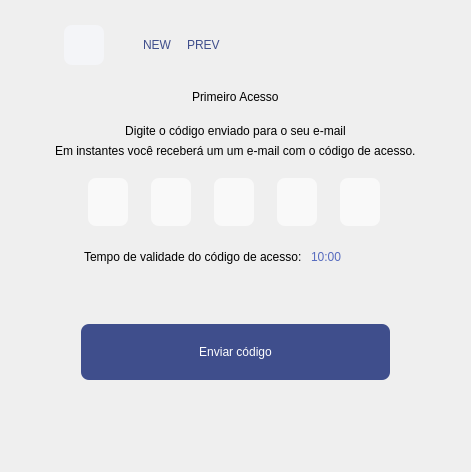
         <widget class="QWidget" name="frPrimAcessoKey">
          <property name="styleSheet">
           <string notr="true">/*----------------------------------------- Line Edit ------------------------------------------*/
#lePrimeiro, #leSegundo, #leTerceiro, 
#leQuarto, #leQuinto {
	font: 10pt &quot;Avenir LT Std&quot;;
    border: 0px solid gray;
    border-radius: 8px;
   	padding: 0 8px;
    background: #F9F9F9;
    selection-background-color: darkgray;
}

#lePrimeiro:focus, #leSegundo:focus, #leTerceiro:focus, 
#leQuarto:focus, #leQuinto:focus {
	font: 10pt &quot;Avenir LT Std&quot;;
    border: 2px ridge blue;
    border-radius: 8px;
   	padding: 0 8px;
    background: #F9F9F9;
    selection-background-color: darkgray;
}

/*----------------------------------------- Label ------------------------------------------*/
#lbPALogin_2 {
	font: 28pt &quot;Bebas Neue&quot;;
}

#lbInfoPrimeiroAcesso_2 {
	font: 12pt &quot;Avenir LT Std&quot;;
	padding: 0px 0px 0px 0px;
}

#lbInfoAdicional, #lbInfoTempoValid {
	font: 8pt &quot;Avenir LT Std&quot;;
	padding: 4px 0px 0px 0px;
}

#lbTempoValid {
	font: 12pt &quot;Bebas Neue&quot;;
	padding: 4px 0px 0px 0px;
	color: #566BBF;
}

#lbNew_2 {
	font: 24pt &quot;Bebas Neue&quot;;
	color: #3F4E8C;
	padding: 0px 0px 0px 24px;
}

#lbPrev_2 {
	font: 20pt &quot;Avenir LT Std&quot;;
	color: #3F4E8C;
}

/*---------------------------- Push Button ----------------------------------*/
#pbEnviarCodigo_2 {
	
	font: 12pt &quot;Avenir LT Std&quot;;
	color: white;

	background-color: #3F4E8C;
	border-radius: 8px;

	padding: 16px;
}

#pbVoltar2 {
	background-image: url(:/Voltar/back.png);
	background-position: center;
	background-repeat: no-repeat;

	background-color: #F4F5F8;
	border-radius: 8px;
}

#pbVoltar2:hover {
	background-image: url(:/Voltar/back.png);
	background-position: center;
	background-repeat: no-repeat;

	background-color: rgb(228, 233, 248);
	border-radius: 8px;
}</string>
          </property>
          <layout class="QGridLayout" name="gridLayout_6">
           <property name="leftMargin">
            <number>0</number>
           </property>
           <property name="topMargin">
            <number>0</number>
           </property>
           <property name="rightMargin">
            <number>0</number>
           </property>
           <property name="bottomMargin">
            <number>0</number>
           </property>
           <property name="spacing">
            <number>0</number>
           </property>
           <item row="0" column="0">
            <widget class="QFrame" name="frPAKey">
             <property name="frameShape">
              <enum>QFrame::NoFrame</enum>
             </property>
             <property name="frameShadow">
              <enum>QFrame::Raised</enum>
             </property>
             <layout class="QGridLayout" name="gridLayout_7">
              <property name="leftMargin">
               <number>0</number>
              </property>
              <property name="topMargin">
               <number>0</number>
              </property>
              <property name="rightMargin">
               <number>0</number>
              </property>
              <property name="bottomMargin">
               <number>0</number>
              </property>
              <property name="horizontalSpacing">
               <number>0</number>
              </property>
              <property name="verticalSpacing">
               <number>20</number>
              </property>
              <item row="6" column="1" colspan="2">
               <spacer name="verticalSpacer_13">
                <property name="orientation">
                 <enum>Qt::Vertical</enum>
                </property>
                <property name="sizeHint" stdset="0">
                 <size>
                  <width>20</width>
                  <height>40</height>
                 </size>
                </property>
               </spacer>
              </item>
              <item row="1" column="0" colspan="4">
               <widget class="QFrame" name="frCab_2">
                <property name="minimumSize">
                 <size>
                  <width>0</width>
                  <height>50</height>
                 </size>
                </property>
                <property name="frameShape">
                 <enum>QFrame::NoFrame</enum>
                </property>
                <property name="frameShadow">
                 <enum>QFrame::Raised</enum>
                </property>
                <layout class="QHBoxLayout" name="horizontalLayout_4">
                 <property name="spacing">
                  <number>12</number>
                 </property>
                 <property name="leftMargin">
                  <number>64</number>
                 </property>
                 <property name="topMargin">
                  <number>0</number>
                 </property>
                 <property name="rightMargin">
                  <number>0</number>
                 </property>
                 <property name="bottomMargin">
                  <number>0</number>
                 </property>
                 <item>
                  <widget class="QPushButton" name="pbVoltar2">
                   <property name="minimumSize">
                    <size>
                     <width>40</width>
                     <height>40</height>
                    </size>
                   </property>
                   <property name="maximumSize">
                    <size>
                     <width>40</width>
                     <height>40</height>
                    </size>
                   </property>
                   <property name="text">
                    <string/>
                   </property>
                  </widget>
                 </item>
                 <item alignment="Qt::AlignRight">
                  <widget class="QLabel" name="lbNew_2">
                   <property name="text">
                    <string>NEW</string>
                   </property>
                  </widget>
                 </item>
                 <item alignment="Qt::AlignLeft">
                  <widget class="QLabel" name="lbPrev_2">
                   <property name="text">
                    <string>PREV</string>
                   </property>
                  </widget>
                 </item>
                 <item>
                  <spacer name="horizontalSpacer_12">
                   <property name="orientation">
                    <enum>Qt::Horizontal</enum>
                   </property>
                   <property name="sizeHint" stdset="0">
                    <size>
                     <width>40</width>
                     <height>20</height>
                    </size>
                   </property>
                  </spacer>
                 </item>
                </layout>
               </widget>
              </item>
              <item row="4" column="1" colspan="2">
               <widget class="QFrame" name="frame">
                <property name="frameShape">
                 <enum>QFrame::NoFrame</enum>
                </property>
                <property name="frameShadow">
                 <enum>QFrame::Raised</enum>
                </property>
                <layout class="QHBoxLayout" name="horizontalLayout_5">
                 <property name="spacing">
                  <number>16</number>
                 </property>
                 <property name="leftMargin">
                  <number>0</number>
                 </property>
                 <property name="topMargin">
                  <number>0</number>
                 </property>
                 <property name="rightMargin">
                  <number>0</number>
                 </property>
                 <property name="bottomMargin">
                  <number>0</number>
                 </property>
                 <item>
                  <widget class="QLineEdit" name="lePrimeiro">
                   <property name="minimumSize">
                    <size>
                     <width>40</width>
                     <height>48</height>
                    </size>
                   </property>
                   <property name="maximumSize">
                    <size>
                     <width>40</width>
                     <height>48</height>
                    </size>
                   </property>
                   <property name="maxLength">
                    <number>1</number>
                   </property>
                   <property name="alignment">
                    <set>Qt::AlignCenter</set>
                   </property>
                   <property name="placeholderText">
                    <string/>
                   </property>
                  </widget>
                 </item>
                 <item>
                  <widget class="QLineEdit" name="leSegundo">
                   <property name="minimumSize">
                    <size>
                     <width>40</width>
                     <height>48</height>
                    </size>
                   </property>
                   <property name="maximumSize">
                    <size>
                     <width>40</width>
                     <height>48</height>
                    </size>
                   </property>
                   <property name="maxLength">
                    <number>1</number>
                   </property>
                   <property name="alignment">
                    <set>Qt::AlignCenter</set>
                   </property>
                  </widget>
                 </item>
                 <item>
                  <widget class="QLineEdit" name="leTerceiro">
                   <property name="minimumSize">
                    <size>
                     <width>40</width>
                     <height>48</height>
                    </size>
                   </property>
                   <property name="maximumSize">
                    <size>
                     <width>40</width>
                     <height>48</height>
                    </size>
                   </property>
                   <property name="maxLength">
                    <number>1</number>
                   </property>
                   <property name="alignment">
                    <set>Qt::AlignCenter</set>
                   </property>
                  </widget>
                 </item>
                 <item>
                  <widget class="QLineEdit" name="leQuarto">
                   <property name="minimumSize">
                    <size>
                     <width>40</width>
                     <height>48</height>
                    </size>
                   </property>
                   <property name="maximumSize">
                    <size>
                     <width>40</width>
                     <height>48</height>
                    </size>
                   </property>
                   <property name="maxLength">
                    <number>1</number>
                   </property>
                   <property name="alignment">
                    <set>Qt::AlignCenter</set>
                   </property>
                  </widget>
                 </item>
                 <item>
                  <widget class="QLineEdit" name="leQuinto">
                   <property name="minimumSize">
                    <size>
                     <width>40</width>
                     <height>48</height>
                    </size>
                   </property>
                   <property name="maximumSize">
                    <size>
                     <width>40</width>
                     <height>48</height>
                    </size>
                   </property>
                   <property name="maxLength">
                    <number>1</number>
                   </property>
                   <property name="alignment">
                    <set>Qt::AlignCenter</set>
                   </property>
                  </widget>
                 </item>
                </layout>
               </widget>
              </item>
              <item row="0" column="0" colspan="4">
               <spacer name="verticalSpacer_12">
                <property name="orientation">
                 <enum>Qt::Vertical</enum>
                </property>
                <property name="sizeType">
                 <enum>QSizePolicy::Minimum</enum>
                </property>
                <property name="sizeHint" stdset="0">
                 <size>
                  <width>471</width>
                  <height>20</height>
                 </size>
                </property>
               </spacer>
              </item>
              <item row="2" column="0" colspan="4" alignment="Qt::AlignHCenter">
               <widget class="QLabel" name="lbPALogin_2">
                <property name="text">
                 <string>Primeiro Acesso</string>
                </property>
               </widget>
              </item>
              <item row="3" column="0" colspan="4">
               <widget class="QFrame" name="frame_2">
                <property name="frameShape">
                 <enum>QFrame::NoFrame</enum>
                </property>
                <property name="frameShadow">
                 <enum>QFrame::Raised</enum>
                </property>
                <layout class="QVBoxLayout" name="verticalLayout">
                 <property name="spacing">
                  <number>2</number>
                 </property>
                 <property name="leftMargin">
                  <number>0</number>
                 </property>
                 <property name="topMargin">
                  <number>0</number>
                 </property>
                 <property name="rightMargin">
                  <number>0</number>
                 </property>
                 <property name="bottomMargin">
                  <number>0</number>
                 </property>
                 <item>
                  <widget class="QLabel" name="lbInfoPrimeiroAcesso_2">
                   <property name="text">
                    <string>Digite o código enviado para o seu e-mail</string>
                   </property>
                   <property name="alignment">
                    <set>Qt::AlignCenter</set>
                   </property>
                   <property name="wordWrap">
                    <bool>true</bool>
                   </property>
                  </widget>
                 </item>
                 <item alignment="Qt::AlignHCenter|Qt::AlignTop">
                  <widget class="QLabel" name="lbInfoAdicional">
                   <property name="text">
                    <string>Em instantes você receberá um um e-mail com o código de acesso.</string>
                   </property>
                  </widget>
                 </item>
                </layout>
               </widget>
              </item>
              <item row="8" column="1" colspan="2">
               <spacer name="verticalSpacer_10">
                <property name="orientation">
                 <enum>Qt::Vertical</enum>
                </property>
                <property name="sizeHint" stdset="0">
                 <size>
                  <width>288</width>
                  <height>92</height>
                 </size>
                </property>
               </spacer>
              </item>
              <item row="7" column="1" colspan="2">
               <widget class="QPushButton" name="pbEnviarCodigo_2">
                <property name="minimumSize">
                 <size>
                  <width>0</width>
                  <height>56</height>
                 </size>
                </property>
                <property name="text">
                 <string>Enviar código</string>
                </property>
               </widget>
              </item>
              <item row="5" column="1">
               <widget class="QLabel" name="lbInfoTempoValid">
                <property name="text">
                 <string>Tempo de validade do código de acesso: </string>
                </property>
               </widget>
              </item>
              <item row="5" column="2">
               <widget class="QLabel" name="lbTempoValid">
                <property name="text">
                 <string>10:00</string>
                </property>
               </widget>
              </item>
             </layout>
            </widget>
           </item>
          </layout>
         </widget>
